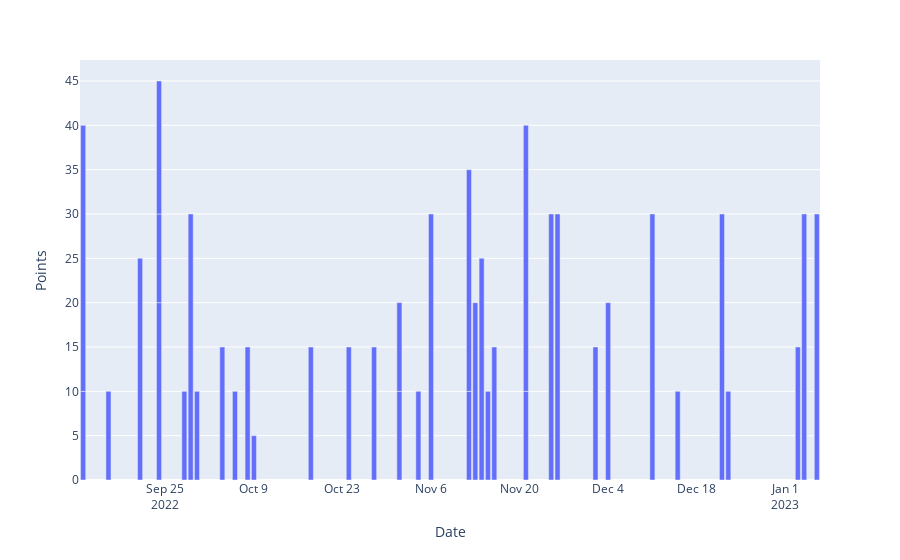

The cell this chart's notebook holds for it:
### Markdown cell above
## 2. Result

### Code cell
fig = px.bar(x_hi, x='Date', y='Points')
fig.show()

### Figure 1 — Plotly figure (JSON) as saved in the notebook; plotly's stock layout.template omitted (floating-point values rounded to 4 significant figures)
{"data": [{"alignmentgroup": "True", "hovertemplate": "Date=%{x}<br>Points=%{y}<extra></extra>", "legendgroup": "", "marker": {"color": "#636efa", "pattern": {"shape": ""}}, "name": "", "offsetgroup": "", "orientation": "v", "showlegend": false, "textposition": "auto", "type": "bar", "x": ["2022-09-12T00:00:00", "2022-09-12T00:00:00", "2022-09-16T00:00:00", "2022-09-21T00:00:00", "2022-09-24T00:00:00", "2022-09-24T00:00:00", "2022-09-24T00:00:00", "2022-09-28T00:00:00", "2022-09-29T00:00:00", "2022-09-30T00:00:00", "2022-10-04T00:00:00", "2022-10-06T00:00:00", "2022-10-08T00:00:00", "2022-10-09T00:00:00", "2022-10-18T00:00:00", "2022-10-24T00:00:00", "2022-10-28T00:00:00", "2022-11-01T00:00:00", "2022-11-01T00:00:00", "2022-11-04T00:00:00", "2022-11-06T00:00:00", "2022-11-12T00:00:00", "2022-11-12T00:00:00", "2022-11-13T00:00:00", "2022-11-14T00:00:00", "2022-11-15T00:00:00", "2022-11-16T00:00:00", "2022-11-21T00:00:00", "2022-11-21T00:00:00", "2022-11-25T00:00:00", "2022-11-26T00:00:00", "2022-12-02T00:00:00", "2022-12-04T00:00:00", "2022-12-11T00:00:00", "2022-12-15T00:00:00", "2022-12-22T00:00:00", "2022-12-23T00:00:00", "2023-01-03T00:00:00", "2023-01-04T00:00:00", "2023-01-06T00:00:00"], "xaxis": "x", "y": [10, 30, 10, 25, 20, 10, 15, 10, 30, 10, 15, 10, 15, 5, 15, 15, 15, 10, 10, 10, 30, 10, 25, 20, 25, 10, 15, 10, 30, 30, 30, 15, 20, 30, 10, 30, 10, 15, 30, 30], "yaxis": "y"}], "layout": {"barmode": "relative", "legend": {"tracegroupgap": 0}, "margin": {"t": 60}, "xaxis": {"anchor": "y", "domain": [0, 1], "title": {"text": "Date"}}, "yaxis": {"anchor": "x", "domain": [0, 1], "title": {"text": "Points"}}}}
